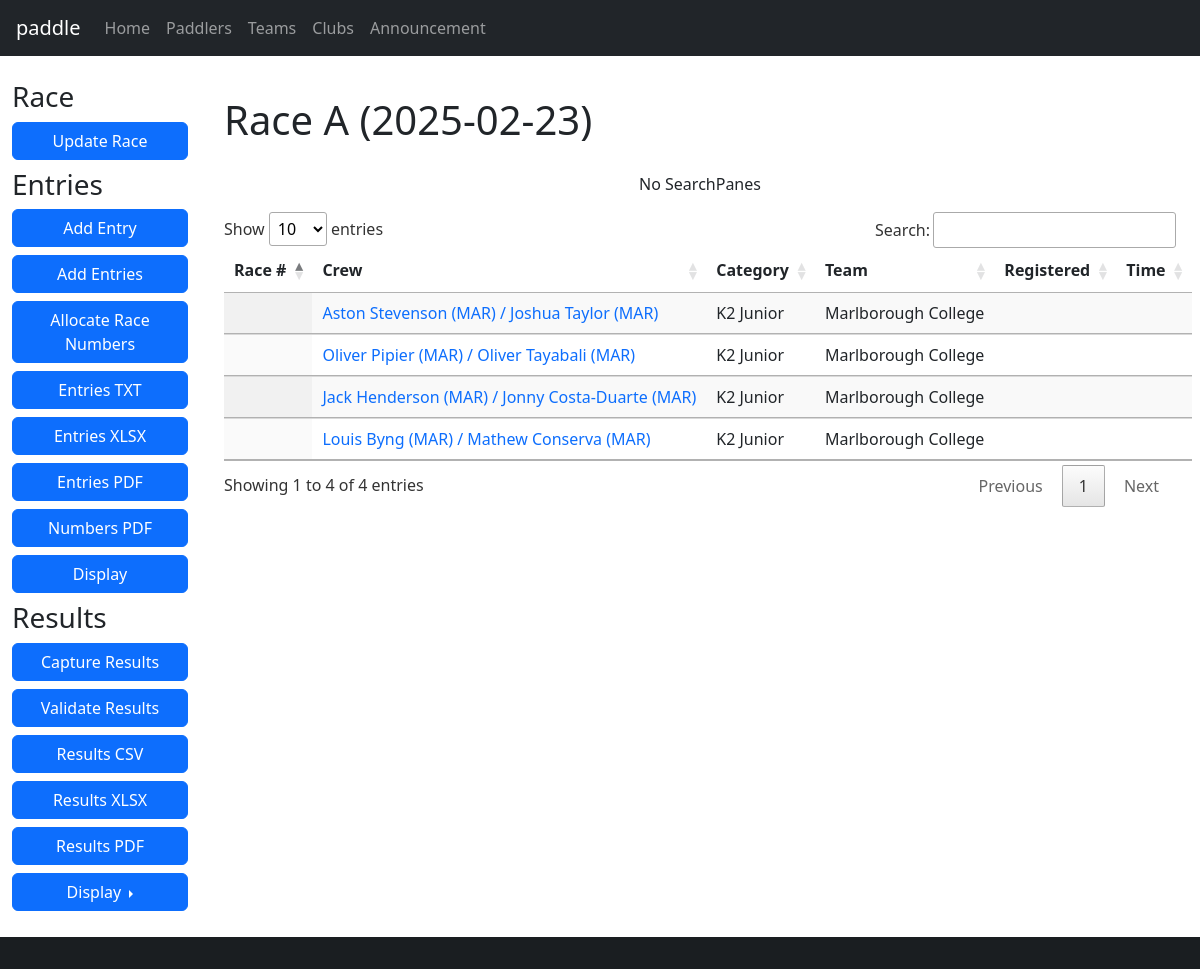
The app's page /race/9 with its own data.
### database/database/race.py (models this page shows, shortened)
class Race(Base):
    __tablename__ = "race"
    __table_args__ = (UniqueConstraint("name", "date", name="uq_race_name_date"),)
    id = Column(Integer, primary_key=True)
    name = Column(String, nullable=False)
    date = Column(Date, nullable=False)
    series_id = Column(Integer, ForeignKey(Series.id), index=True)
    time_min_start = Column(String)
    time_max_start = Column(String)
    time_min_finish = Column(String)
    time_max_finish = Column(String)
    time_adjustment = Column(Integer)
    series = relationship(Series, backref="races", lazy="joined")

### database/database/entry.py (models this page shows, shortened)
class Entry(Base):
    __tablename__ = "entry"
    id = Column(Integer, primary_key=True)
    race_id = Column(Integer, ForeignKey(Race.id), index=True)
    category_id = Column(Integer, ForeignKey(Category.id), index=True)
    boat_type = Column(boat_type, index=True)
    entry_number = Column(Integer)
    series_id = Column(Integer, ForeignKey(Series.id), index=True)
    time_start = Column(String)
    time_finish = Column(String)
    time_adjustment = Column(Integer)
    registered = Column(Boolean, default=False, nullable=False)
    retired = Column(Boolean, default=False, nullable=False)
    scratched = Column(Boolean, default=False, nullable=False)
    disqualified = Column(Boolean, default=False, nullable=False)
    note = Column(Text)
    category = relationship(Category, backref="entries", lazy="joined")
    race = relationship(Race, backref="entries", lazy="joined")
    race_number = relationship("Number", secondary="number_entry", uselist=False)
    crews = relationship("Crew", lazy="joined", order_by="Crew.paddler_id")
    def __str__(self):
        names = sorted([str(crew) for crew in self.crews])
        return " / ".join(names)
    @property
    def time(self):
        if self.time_start and self.time_finish:
            time_start = datetime.datetime.strptime(self.time_start, "%H:%M:%S")
            time_finish = datetime.datetime.strptime(self.time_finish, "%H:%M:%S")
            return (
                time_finish
                - time_start
                + datetime.timedelta(seconds=(self.time_adjustment or 0))
            )
        else:
            return None
    @property
    def team(self):
        teams = [
            team
            for crew in self.crews
            for team in crew.paddler.teams
            if self.race.series_id == team.series_id
        ]
        unique = list(set(teams))
        if len(unique) == 1 and len(teams) == len(self.crews):
            return teams[0]
        else:
            return None

### database/database/club.py (models this page shows, shortened)
class Club(Base):
    __tablename__ = "club"
    id = Column(Integer, primary_key=True)
    name = Column(String)
    code_regex = Column(String())
    services = Column(Boolean, server_default=expression.false())
    @property
    def code(self):
        return self.code_regex.split("|")[0] if self.code_regex else None

### database/database/paddler.py (models this page shows, shortened)
class Paddler(Base):
    __tablename__ = "paddler"
    id = Column(Integer, primary_key=True)
    membership_number = Column(Integer)
    membership_expiry = Column(Date)
    membership_body_id = Column(Integer, ForeignKey(MembershipBody.id))
    division = Column(Integer)
    title = Column(String)
    first = Column(String)
    middle = Column(String)
    last = Column(String)
    gender = Column(String(1))
    suffix = Column(String)
    dob = Column(Date)
    address = Column(String)
    email = Column(String)
    phone = Column(String)
    emergency_name = Column(String)
    emergency_phone = Column(String)
    age_group_id = Column(Integer, ForeignKey(AgeGroup.id), index=True)
    age_group = relationship(AgeGroup, backref="paddlers", lazy="joined")
    membership_body = relationship(MembershipBody, backref="paddlers", lazy="joined")
    teams = relationship("Team", secondary="team_paddler", back_populates="paddlers")
    @hybrid_property
    def name(self):
        return combine_names(self.first, self.middle, self.last)

### database/database/category.py (models this page shows, shortened)
class Category(Base):
    __tablename__ = "category"
    __table_args__ = (UniqueConstraint("label", name="uq_category_label"),)
    id = Column(Integer, primary_key=True)
    label = Column(String)
    def __str__(self):
        return self.label

### database/database/team.py (models this page shows, shortened)
class Team(Base):
    __tablename__ = "team"
    __table_args__ = (
        UniqueConstraint("name", "series_id", name="uq_team_name_series"),
    )
    id = Column(Integer, primary_key=True)
    name = Column(String)
    team_type_id = Column(Integer, ForeignKey(TeamType.id), nullable=False)
    series_id = Column(Integer, ForeignKey(Series.id), index=True, nullable=False)
    type = relationship(TeamType, backref="teams")
    series = relationship(Series, backref="teams", lazy="joined")
    paddlers = relationship("Paddler", secondary="team_paddler", back_populates="teams")
    def __str__(self):
        return self.name

### paddle/views/race/__init__.py (the view)
@blueprint.route("/race/<race_id>")
@login_required
def race(race_id):
    entries = session.query(db.Entry).filter(db.Entry.race_id == race_id).all()
    race = session.get(db.Race, race_id)
    return render_template("race.j2", race=race, entries=entries)

### database/database/crew.py (called while the page is built)
    def __str__(self):
        club = f" ({self.club.code})" if self.club and self.club.code else ""
        return f"{self.paddler.name}{club}"

### database/database/paddler.py (called while the page is built)
def combine_names(first, middle, last):
    name = [first, middle, last]
    name = list(filter(lambda item: item is not None, name))
    name = " ".join(name)
    name = name.strip()
    return name

### paddle/templates/race.j2 (shortened to what this page needs)
{% extends "base-fluid.j2" %}
{% block styles %}
{% include 'common/datatables-css.j2' %}
{% include 'common/datatables-filter-css.j2' %}
{% endblock %}
{% block content %}
<h1>{{ race.name }} ({{ race.date }})</h1>
<div class="row">
    <div class="col-sm-12">
        <div id="wrapper" style="visibility: hidden;">
            <table id="entries" class="table table-striped display nowrap" style="width:100%;">
                <thead>
                    <tr>
                        <th>Race #</th>
                        <th>Crew</th>
                        <th>Category</th>
                        <th>Team</th>
                        <th>Registered</th>
                        <th>Time</th>
                    </tr>
                </thead>
                <tbody>
                    {% for entry in entries %}
                    <tr{% if entry.scratched or entry.retired %} style="background-color: lightgrey;" {% endif %}>
                        <td><a href="{{ url_for('paddle.entry', entry_id=entry.id) }}">{{ entry.race_number or "" }}</a></td>
                        <td><a href="{{ url_for('paddle.entry', entry_id=entry.id) }}">{{ entry }}</a></td>
                        <td>{{ entry.category }}</td>
                        <td>{{ entry.team or "" }}</td>
                        <td class="text-center">{% if entry.registered %}<i class="fas fa-check"></i>{% endif %}</td>
                        {% if entry.time %}
                        <td data-sort="{{ entry.time.total_seconds() }}">{{ entry.time }}</td>
                        {% else %}
                        <td class="text-center">
                        </td>
                        {% endif %}
                        </tr>
                        {% endfor %}
                </tbody>
            </table>
        </div>
    </div>
</div>
{% endblock %}
{% block sidebar %}
{% include 'sidebar-race.j2' %}
{% endblock %}

### paddle/static/css/styles.css (style rules this page uses)
:root { --colour-yellow: #fed00c; --colour-yellow-muted: #ffe269; }
body { padding-top: 60px; }
.row > * { margin-top: 20px; }
a { text-decoration: none; }

### records on screen
Race: name "Race A", date "2025-02-23"
Entry: last "Aston Stevenson (MAR) / Joshua Taylor (MAR)", category "K2 Junior", name "Marlborough College"
Entry: last "Oliver Pipier (MAR) / Oliver Tayabali (MAR)", category "K2 Junior", name "Marlborough College"
Entry: last "Jack Henderson (MAR) / Jonny Costa-Duarte (MAR)", category "K2 Junior", name "Marlborough College"
Entry: last "Louis Byng (MAR) / Mathew Conserva (MAR)", category "K2 Junior", name "Marlborough College"
